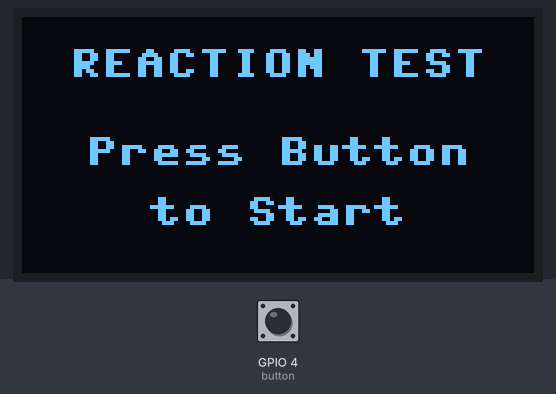
Recording of a program running on a simulated ESP32 board running MicroPython. On the bench: 128×64 one-colour display. The test bench sets the inputs (shaded band); at power-on: GPIO 4 (button) HIGH. Random numbers come from a fixed seed.

Above: at 1.2 s.
1.3 s: GPIO 4 (button) pulled LOW for 0.15 s
At 2.4 s:
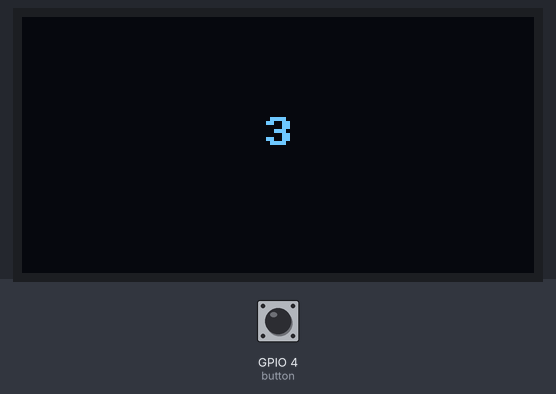
4.4 s: GPIO 4 (button) pulled LOW for 1 s
At 5.8 s:
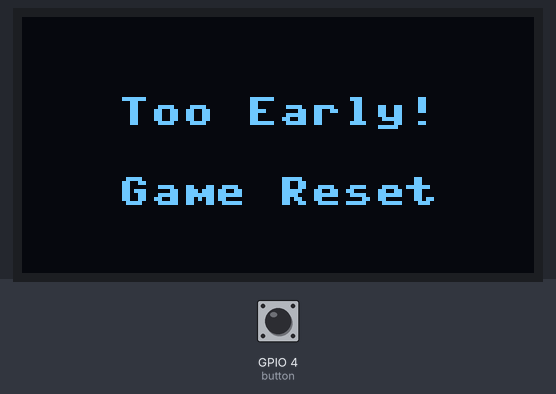
8.4 s: GPIO 4 (button) pulled LOW for 0.15 s
At 11.3 s:
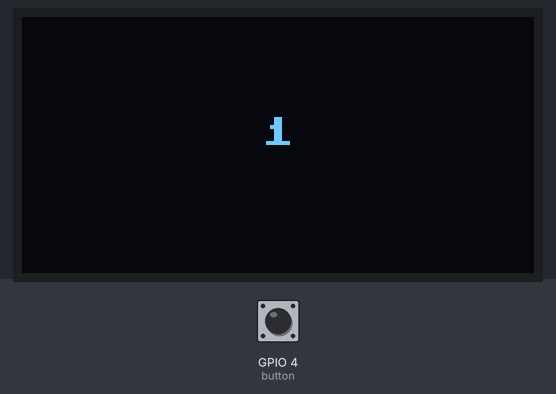
11.5 s: GPIO 4 (button) pulled LOW for 3.2 s
At 12.4 s:
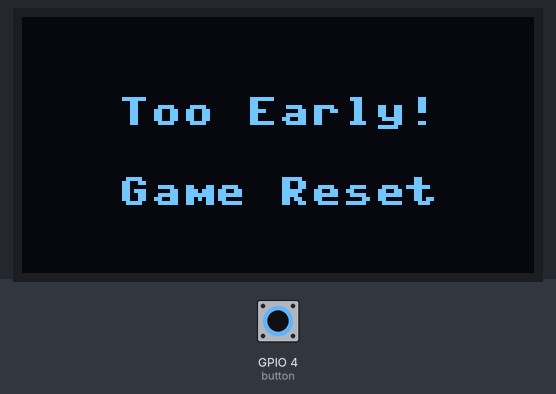
17.7 s: GPIO 4 (button) pulled LOW for 0.15 s
At 21.3 s:
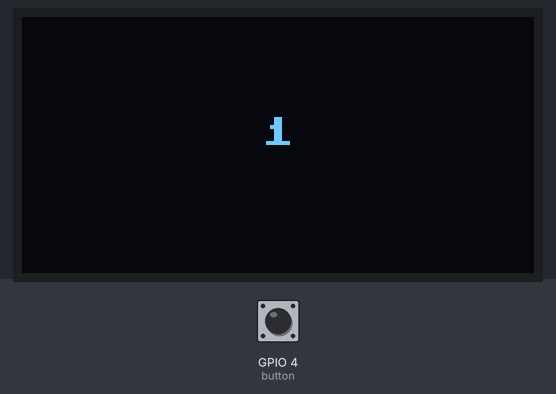
23.8 s: GPIO 4 (button) pulled LOW for 1 s
At 26.1 s:
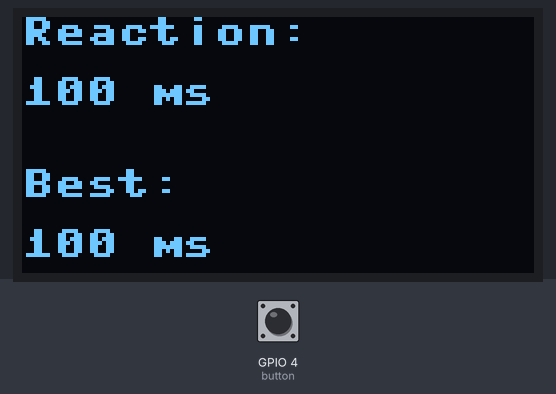
Timing chart, 0 to 27.6 s (numbered marks = the images above; inputs shaded):
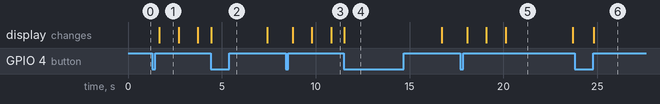

The program:

EAE_reaction_timer.py
```python
from machine import Pin, I2C
import ssd1306
import time
import random

# OLED SETUP
i2c = I2C(0, scl=Pin(22), sda=Pin(21), freq=400000)
oled = ssd1306.SSD1306_I2C(128, 64, i2c)

# BUTTON SETUP
button = Pin(4, Pin.IN, Pin.PULL_UP)

best_time = None


def center(text, y):
    x = (128 - len(text) * 8) // 2
    if x < 0:
        x = 0
    oled.text(text, x, y)


while True:

    # START SCREEN
    oled.fill(0)
    center("REACTION TEST", 8)
    center("Press Button", 30)
    center("to Start", 45)
    oled.show()

    # Wait for button press
    while button.value() == 1:
        pass

    # Wait until button is released
    while button.value() == 0:
        pass

    time.sleep_ms(200)

    # COUNTDOWN
    false_start = False

    for num in ["3", "2", "1"]:

        oled.fill(0)
        center(num, 25)
        oled.show()

        start = time.ticks_ms()

        while time.ticks_diff(time.ticks_ms(), start) < 1000:
            if button.value() == 0:
                false_start = True
                break

        if false_start:
            break

    if false_start:
        oled.fill(0)
        center("Too Early!", 20)
        center("Game Reset", 40)
        oled.show()

        while button.value() == 0:
            pass

        time.sleep(2)
        continue

    # RANDOM WAIT
    delay = random.randint(2000, 5000)

    start = time.ticks_ms()

    while time.ticks_diff(time.ticks_ms(), start) < delay:
        if button.value() == 0:
            false_start = True
            break

    if false_start:
        oled.fill(0)
        center("Too Early!", 20)
        center("Game Reset", 40)
        oled.show()

        while button.value() == 0:
            pass

        time.sleep(2)
        continue

    # GO!
    oled.fill(0)
    center("GO!", 25)
    oled.show()

    reaction_start = time.ticks_ms()

    while button.value() == 1:
        pass

    reaction = time.ticks_diff(time.ticks_ms(), reaction_start)

    while button.value() == 0:
        pass

    if best_time is None or reaction < best_time:
        best_time = reaction
        new_record = True
    else:
        new_record = False

    # RESULTS
    oled.fill(0)
    oled.text("Reaction:", 0, 0)
    oled.text(str(reaction) + " ms", 0, 15)
    oled.text("Best:", 0, 38)
    oled.text(str(best_time) + " ms", 0, 53)
    oled.show()

    time.sleep(3)

    if new_record:
        oled.fill(0)
        center("NEW RECORD!", 15)
        center(str(best_time) + " ms", 35)
        oled.show()
        time.sleep(2)
```

Measured:
- after the input at 1.3 s, the display: changes after 0.37 s (image 1)
- after the input at 8.4 s, the display: first changes after 0.37 s (image 3 shows a later state)
- after the input at 17.7 s, the display: first changes after 0.37 s (image 5 shows a later state)
- after the input at 23.8 s, the display: changes after 1.0 s (image 6)
- what the display in image 5 shows lasts 3.6 s, from 20.1 s to 23.7 s
